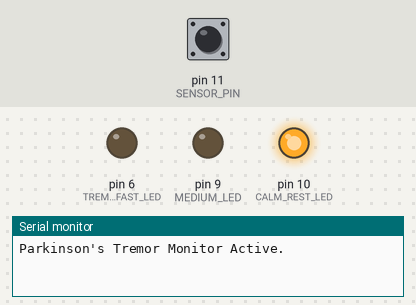
Bench run of a sketch on a simulated Arduino Uno, built with avr-gcc and run on an emulated ATmega328P. On the bench: output pins drawn as LEDs (lit = HIGH), the last lines printed to the serial monitor. The inputs (shaded band) are chosen by the test bench; at power-on: pin 11 (SENSOR_PIN) HIGH.

Above: at 1.2 s.
1.3 s: pin 11 (SENSOR_PIN) driven LOW
2.8 s: pin 11 (SENSOR_PIN) pulsed HIGH 2 times (0.12 s each, 0.3 s apart)
At 3.8 s:
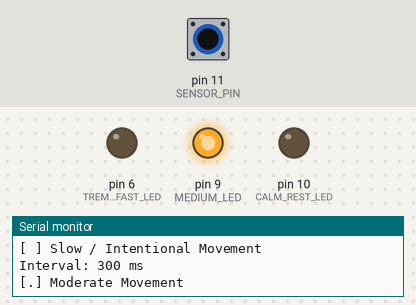
Timing chart, 0 to 5.8 s (numbered marks = the images above; inputs shaded):
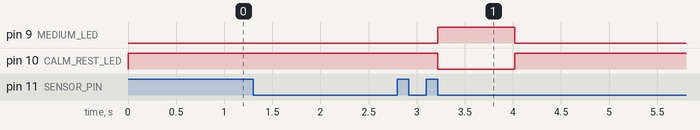

The sketch:

og_tremor_monitor.ino
```cpp
// Define Pins
#define SENSOR_PIN 11
#define TREMOR_FAST_LED 6   // Rapid tremor (Parkinson's frequency range)
#define MEDIUM_LED 9        // Moderate hand movement / slow shake
#define CALM_REST_LED 10    // Stable hand / resting state

int lastState = HIGH;
int currentState;

unsigned long lastTiltTime = 0;
unsigned long timeDifference = 0;
unsigned long inactivityTimeout = 800; // Resets to Calm quickly (0.8 seconds of no movement)

void setup() {
  Serial.begin(9600);

  pinMode(SENSOR_PIN, INPUT_PULLUP);
  pinMode(TREMOR_FAST_LED, OUTPUT);
  pinMode(MEDIUM_LED, OUTPUT);
  pinMode(CALM_REST_LED, OUTPUT);

  // Default state is calm/resting
  digitalWrite(CALM_REST_LED, HIGH);
  digitalWrite(MEDIUM_LED, LOW);
  digitalWrite(TREMOR_FAST_LED, LOW);

  Serial.println("Parkinson's Tremor Monitor Active.");
}

void loop() {
  currentState = digitalRead(SENSOR_PIN);
  unsigned long currentTime = millis();

  if (currentState != lastState) {
    if (currentState == LOW) {
      timeDifference = currentTime - lastTiltTime;
      lastTiltTime = currentTime;

      Serial.print("Interval: ");
      Serial.print(timeDifference);
      Serial.println(" ms");

      // --- Parkinson's Relative Speed Tuning ---

      // FAST TREMOR: Shaking 4-6+ times a second (Interval under 220ms)
      if (timeDifference < 220) {
        Serial.println("[!] Tremor Detected (Fast)");
        digitalWrite(TREMOR_FAST_LED, HIGH);
        digitalWrite(MEDIUM_LED, LOW);
        digitalWrite(CALM_REST_LED, LOW);
      }
      // MEDIUM MOVEMENT: Regular hand movement or slow tremor (220ms to 500ms)
      else if (timeDifference >= 220 && timeDifference < 500) {
        Serial.println("[.] Moderate Movement");
        digitalWrite(TREMOR_FAST_LED, LOW);
        digitalWrite(MEDIUM_LED, HIGH);
        digitalWrite(CALM_REST_LED, LOW);
      }
      // SLOW MOVEMENT: Very deliberate or slow hand shifts (Over 500ms)
      else {
        Serial.println("[ ] Slow / Intentional Movement");
        digitalWrite(TREMOR_FAST_LED, LOW);
        digitalWrite(MEDIUM_LED, LOW);
        digitalWrite(CALM_REST_LED, HIGH);
      }
    }

    lastState = currentState;
    // Lowered debounce to 15ms to ensure rapid tremor pulses aren't ignored
    delay(15);
  }

  // AUTO-RESET TO CALM: If the hand stops shaking for 800 milliseconds, reset immediately
  if (currentTime - lastTiltTime > inactivityTimeout) {
    digitalWrite(TREMOR_FAST_LED, LOW);
    digitalWrite(MEDIUM_LED, LOW);
    digitalWrite(CALM_REST_LED, HIGH);
  }
}
```

Measured:
- after the input at 2.8 s, pin 9 (MEDIUM_LED): LOW → HIGH after 0.42 s, → LOW 0.80 s later; pin 10 (CALM_REST_LED): HIGH → LOW after 0.42 s, → HIGH 0.80 s later
